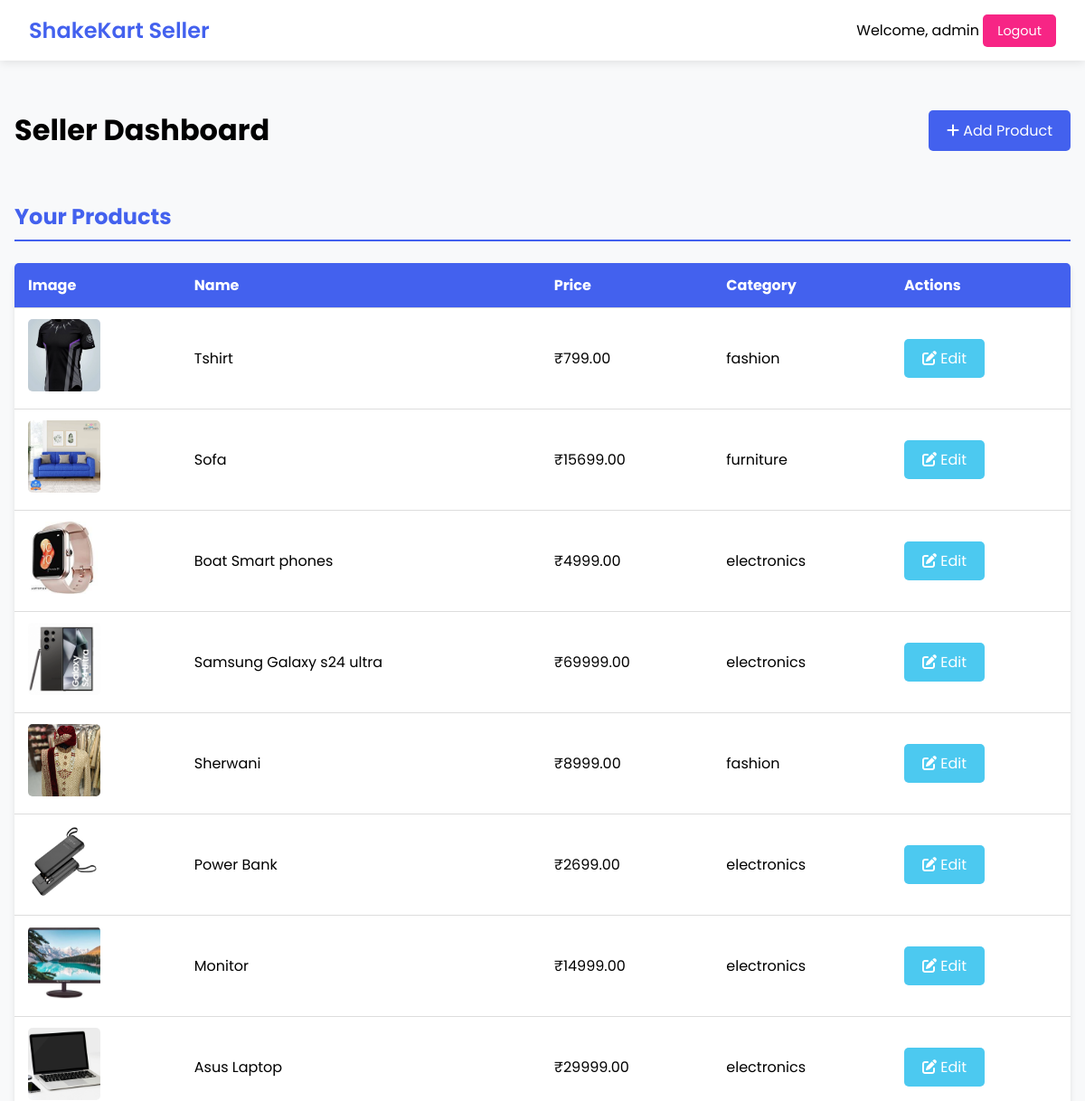
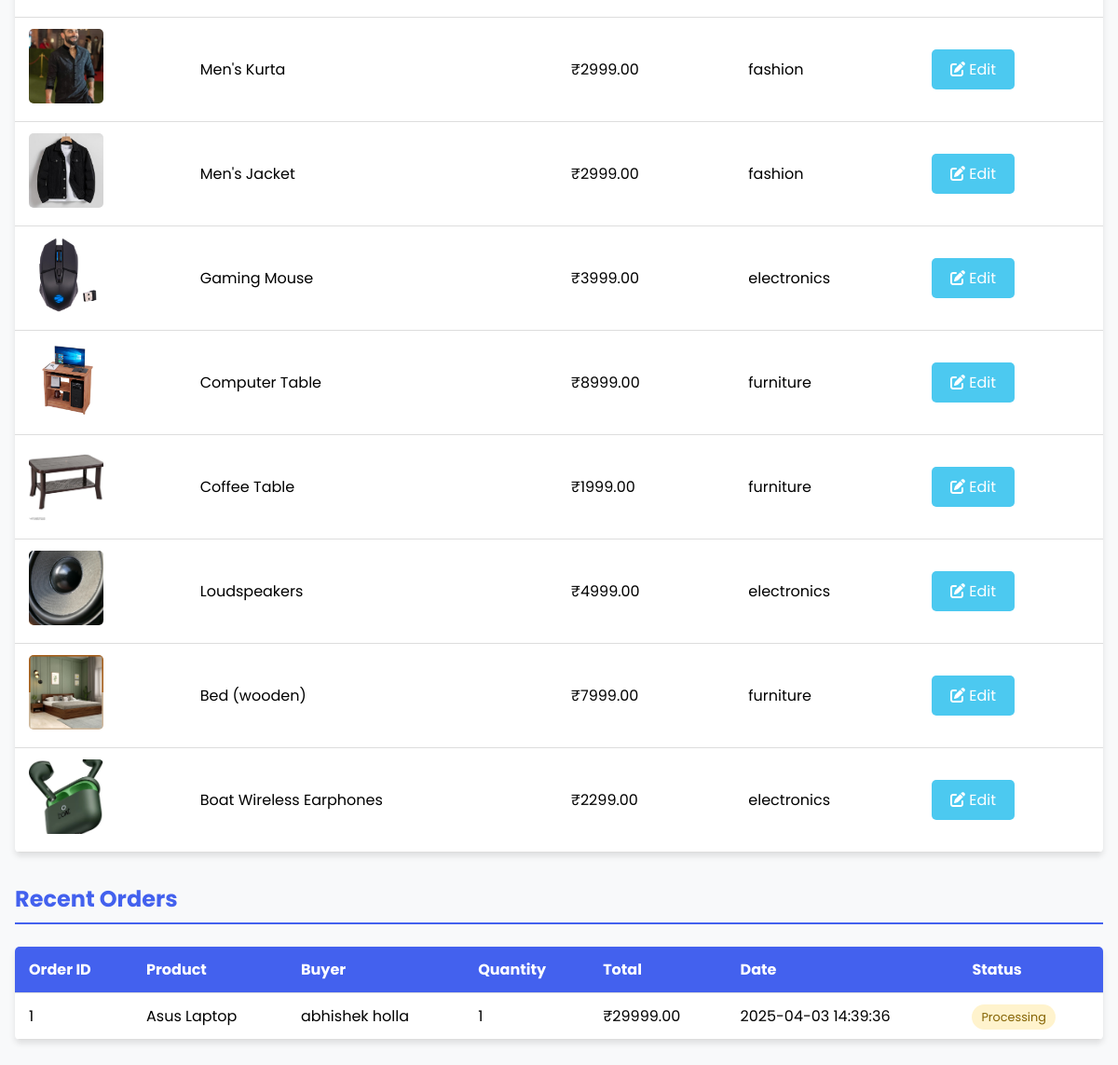
The page /seller/dashboard (signed in) on the database its author committed (2 pictures, top to bottom).
### tables this page shows
CREATE TABLE products (
            product_id INTEGER PRIMARY KEY AUTOINCREMENT,
            name TEXT NOT NULL,
            price REAL NOT NULL,
            category TEXT NOT NULL,
            image TEXT NOT NULL,
            seller_id TEXT,
            CHECK (category IN ('electronics', 'fashion', 'furniture'))
        );

CREATE TABLE orders (
            order_id INTEGER PRIMARY KEY AUTOINCREMENT,
            user_id TEXT NOT NULL,
            product_id INTEGER NOT NULL,
            quantity INTEGER NOT NULL,
            total_price REAL NOT NULL,
            order_date TIMESTAMP DEFAULT CURRENT_TIMESTAMP,
            status TEXT DEFAULT 'Processing',
            seller_id TEXT,
            FOREIGN KEY (user_id) REFERENCES users(user_id),
            FOREIGN KEY (product_id) REFERENCES products(product_id)
        );

CREATE TABLE users (
            user_id TEXT PRIMARY KEY,
            name TEXT NOT NULL,
            password TEXT NOT NULL
        );

### app.py (the view)
@app.route('/seller/dashboard')
def seller_dashboard():
    if 'seller_id' not in session:
        return redirect(url_for('seller_login'))
    conn = sqlite3.connect('database.db')
    cursor = conn.cursor()
    cursor.execute('''
        SELECT * FROM products
        WHERE seller_id = ?
        ORDER BY product_id DESC
    ''', (session['seller_id'],))
    products = cursor.fetchall()
    cursor.execute('''
        SELECT o.order_id, p.name, p.price, o.quantity, o.total_price,
               u.name as buyer_name, o.order_date, o.status
        FROM orders o
        JOIN products p ON o.product_id = p.product_id
        JOIN users u ON o.user_id = u.user_id
        WHERE p.seller_id = ?
        ORDER BY o.order_date DESC
    ''', (session['seller_id'],))
    orders = cursor.fetchall()
    conn.close()
    return render_template('seller_dashboard.html', products=products, orders=orders)

### app.py (called while the page is built)
@app.context_processor
def utility_processor():
    def get_image_url(image_name, category):
        """Returns correct image URL whether local or placeholder"""
        static_path = os.path.join(app.static_folder, 'images', image_name)
        if os.path.exists(static_path):
            return url_for('static', filename=f'images/{image_name}')
        return f'https://source.unsplash.com/400x300/?{category}'
    return dict(get_image_url=get_image_url)

### templates/seller_dashboard.html (shortened to what this page needs)
<!DOCTYPE html>
<html lang="en">
<head>
    <link rel="stylesheet" href="https://cdnjs.cloudflare.com/ajax/libs/font-awesome/6.0.0-beta3/css/all.min.css">
</head>
<body>
    <header class="header">
        <a href="{{ url_for('seller_dashboard') }}" class="logo">ShakeKart Seller</a>
        <div class="user-info">
            <span>Welcome, {{ session['seller_id'] }}</span>
            <a href="{{ url_for('seller_logout') }}" class="logout-btn">Logout</a>
        </div>
    </header>
    <main class="container">
        <div class="dashboard-header">
            <h1>Seller Dashboard</h1>
            <a href="{{ url_for('add_product') }}" class="btn">
                <i class="fas fa-plus"></i> Add Product
            </a>
        </div>
        <h2 class="section-title">Your Products</h2>
        <table>
            <thead>
                <tr>
                    <th>Image</th>
                    <th>Name</th>
                    <th>Price</th>
                    <th>Category</th>
                    <th>Actions</th>
                </tr>
            </thead>
            <tbody>
                {% for product in products %}
                <tr>
                    <td>
                        <img src="{{ url_for('static', filename='images/' + product[4]) }}"
                             alt="{{ product[1] }}"
                             class="product-image">
                    </td>
                    <td>{{ product[1] }}</td>
                    <td>₹{{ "%.2f"|format(product[2]) }}</td>
                    <td>{{ product[3] }}</td>
                    <td>
                        <a href="#" class="btn" style="background-color: var(--success-color);">
                            <i class="fas fa-edit"></i> Edit
                        </a>
                    </td>
                </tr>
                {% endfor %}
            </tbody>
        </table>
        <h2 class="section-title">Recent Orders</h2>
        <table>
            <thead>
                <tr>
                    <th>Order ID</th>
                    <th>Product</th>
                    <th>Buyer</th>
                    <th>Quantity</th>
                    <th>Total</th>
                    <th>Date</th>
                    <th>Status</th>
                </tr>
            </thead>
            <tbody>
                {% for order in orders %}
                <tr>
                    <td>{{ order[0] }}</td>
                    <td>{{ order[1] }}</td>
                    <td>{{ order[5] }}</td>
                    <td>{{ order[3] }}</td>
                    <td>₹{{ "%.2f"|format(order[4]) }}</td>
                    <td>{{ order[6] }}</td>
                    <td>
                        <span class="status-{{ order[7].lower() }}">{{ order[7] }}</span>
                    </td>
                </tr>
                {% endfor %}
            </tbody>
        </table>
    </main>
</body>
</html>

### templates/seller_dashboard.html (style rules this page uses)
:root { --primary-color: #4361ee; --primary-dark: #3a56d4; --secondary-color: #f72585; --light-color: #f8f9fa; --dark-color: #212529; --success-color: #4cc9f0; }
body { font-family: 'Poppins', sans-serif; margin: 0; padding: 0; background-color: var(--light-color); }
.header { background-color: white; box-shadow: 0 2px 10px rgba(0, 0, 0, 0.1); padding: 1rem 2rem; display: flex; justify-content: space-between; align-items: center; }
.logo { font-size: 1.5rem; font-weight: 600; color: var(--primary-color); text-decoration: none; }
.logout-btn { padding: 8px 16px; background-color: var(--secondary-color); color: white; border: none; border-radius: 5px; cursor: pointer; text-decoration: none; font-size: 0.9rem; }
.container { max-width: 1200px; margin: 2rem auto; padding: 0 1rem; }
.dashboard-header { display: flex; justify-content: space-between; align-items: center; margin-bottom: 2rem; }
.btn { padding: 10px 20px; background-color: var(--primary-color); color: white; border: none; border-radius: 5px; cursor: pointer; text-decoration: none; font-size: 1rem; transition: background-color 0.3s; }
.section-title { font-size: 1.5rem; color: var(--primary-color); margin-bottom: 1.5rem; padding-bottom: 0.5rem; border-bottom: 2px solid var(--primary-color); }
table { width: 100%; border-collapse: collapse; margin-bottom: 2rem; background: white; box-shadow: 0 4px 6px rgba(0, 0, 0, 0.1); border-radius: 5px; overflow: hidden; }
th, td { padding: 12px 15px; text-align: left; border-bottom: 1px solid #ddd; }
th { background-color: var(--primary-color); color: white; }
.product-image { width: 80px; height: 80px; object-fit: cover; border-radius: 5px; }
.status-processing { color: #856404; background-color: #fff3cd; padding: 5px 10px; border-radius: 20px; font-size: 0.8rem; }

### rows shown on the page
products: image (picture), name "Tshirt", price "799.00", category "fashion"
products: image (picture), name "Sofa", price "15699.00", category "furniture"
products: image (picture), name "Boat Smart phones", price "4999.00", category "electronics"
products: image (picture), name "Samsung Galaxy s24 ultra", price "69999.00", category "electronics"
products: image (picture), name "Sherwani", price "8999.00", category "fashion"
products: image (picture), name "Power Bank", price "2699.00", category "electronics"
products: image (picture), name "Monitor", price "14999.00", category "electronics"
products: image (picture), name "Asus Laptop", price "29999.00", category "electronics"
products: image (picture), name "Men's Kurta", price "2999.00", category "fashion"
products: image (picture), name "Men's Jacket", price "2999.00", category "fashion"
products: image (picture), name "Gaming Mouse", price "3999.00", category "electronics"
products: image (picture), name "Computer Table", price "8999.00", category "furniture"
products: image (picture), name "Coffee Table", price "1999.00", category "furniture"
products: image (picture), name "Loudspeakers", price "4999.00", category "electronics"
products: image (picture), name "Bed (wooden)", price "7999.00", category "furniture"
products: image (picture), name "Boat Wireless Earphones", price "2299.00", category "electronics"
orders: order_id "1", name "Asus Laptop", name "abhishek holla", quantity "1", total_price "29999.00", order_date "2025-04-03 14:39:36", status "Processing"

### other values the page prints
{{ session['seller_id'] }} "admin"
